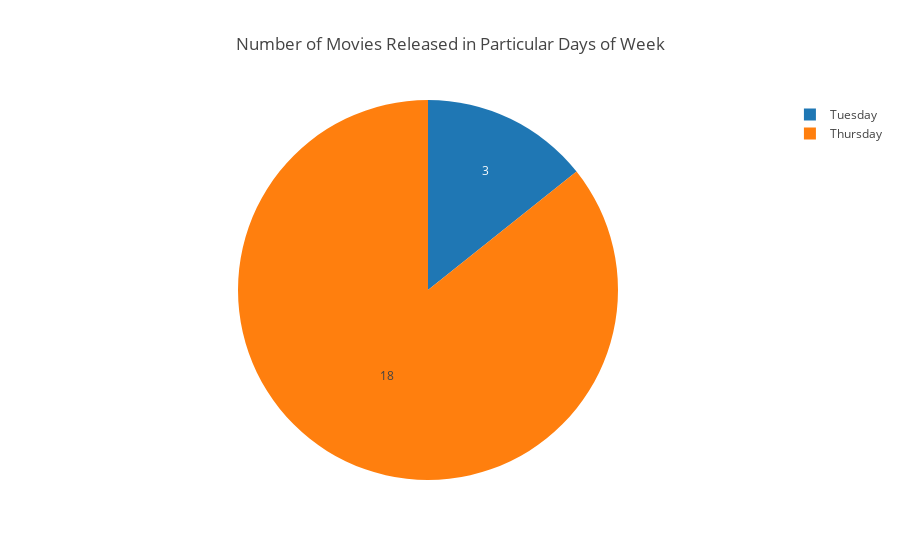

Notebook cell for this chart:
### Code cell
# Pie Chart to visualize number of movies released in particular day of week

fig = {
    'data': [
        dict(
            labels = ['Tuesday', 'Thursday'],
            values = [3, 18],
            type = 'pie',
            sort = False,
            hoverinfo = 'label+percent',
            textinfo = 'value'
        )
],
    'layout' : 
        dict(
            title = 'Number of Movies Released in Particular Days of Week'
    )
}

iplot(fig)

### Figure 1 — Plotly figure (JSON) as saved in the notebook; plotly's stock layout.template omitted (floating-point values rounded to 4 significant figures)
{"data": [{"hoverinfo": "label+percent", "labels": ["Tuesday", "Thursday"], "sort": false, "textinfo": "value", "type": "pie", "uid": "64c559f3-1ce1-4d4c-af13-e0f0289fe7b1", "values": [3, 18]}], "layout": {"title": {"text": "Number of Movies Released in Particular Days of Week"}}}
